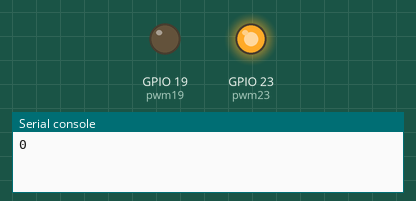
The program below on a simulated ESP32 board running MicroPython. Shown: output pins drawn as LEDs (lit = HIGH), the last lines printed to the serial console.

Above: at 0.05 s.
At 1.2 s:
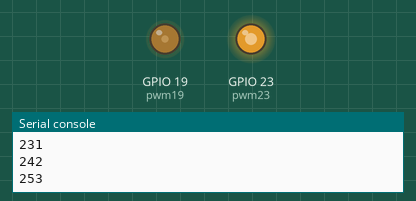
At 2.35 s:
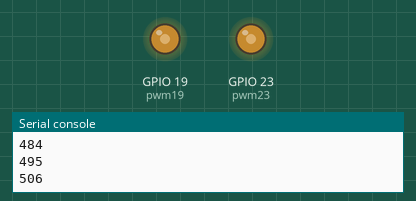
At 4.7 s:
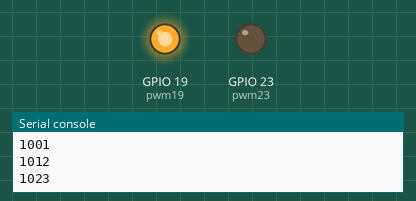
Timing chart, 0 to 6.1 s (numbered marks = the images above):
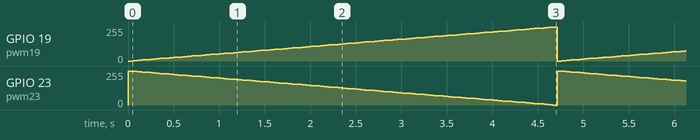

Measured:
- by itself, GPIO 19 (pwm19): ramps from 0/255 to 255/255 and jumps back, once every 4.7 s
- by itself, GPIO 23 (pwm23): ramps from 255/255 to 0/255 and jumps back, once every 4.7 s

The program:

pwm.py
```python
from machine import Pin,PWM
import time

pwm19=PWM(Pin(19))
pwm19.freq(100)
pwm23=PWM(Pin(23))
pwm23.freq(100)

while True:
  for i in range (0,1024,11):
    pwm19.duty(i)
    pwm23.duty(1023-i)
    print(i)
    time.sleep(0.05)
```
